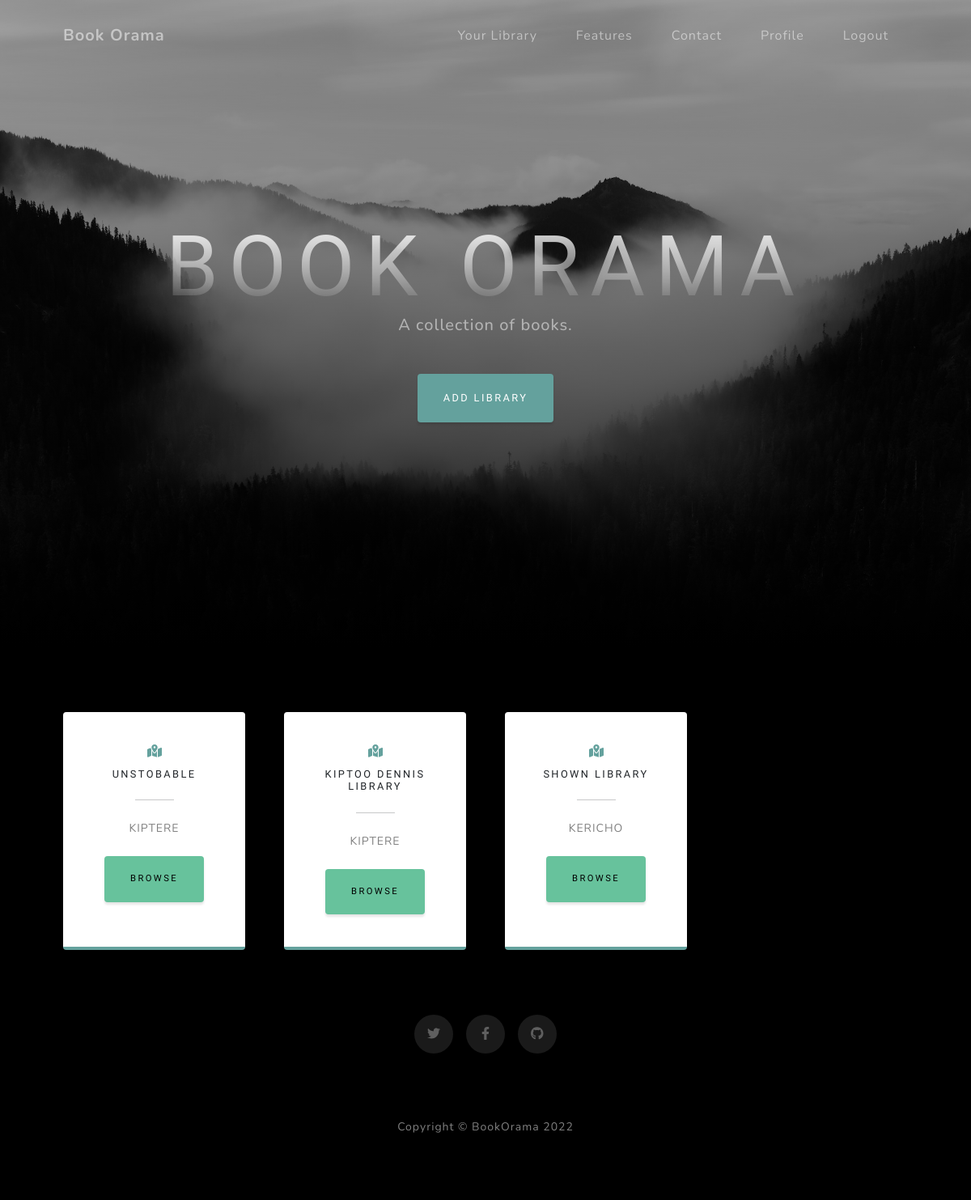
The app's page /home (signed in) with its own data.
### app/models.py (models this page shows)
class Library(db.Model):
    id = db.Column(db.Integer, primary_key=True)
    name = db.Column(db.String(255))
    location = db.Column(db.String(255))
    library_cognito = db.Column(db.Boolean())
    user_id = db.Column(db.Integer(), db.ForeignKey('user.id'))
    books = db.relationship('Book', backref='library', lazy='dynamic')

### app/routes.py (the view)
@app.route('/home')
@login_required
def home():
    library = Library.query.all()
    private_lib=Library.query.filter_by(library_cognito=1)
    return render_template('index.html', library=library,private_lib=private_lib)

### app/models.py (called while the page is built)
@login.user_loader
def load_user(id):
    return User.query.get(int(id))

### app/templates/index.html (shortened to what this page needs)
<!DOCTYPE html>
<html lang="en">
    <head>
        <link href="{{url_for('static',filename='css/styles.css')}}" rel="stylesheet" />
    </head>
    <body id="page-top">
        <nav class="navbar navbar-expand-lg navbar-light fixed-top" id="mainNav">
            <div class="container px-4 px-lg-5">
                <a class="navbar-brand" href="#page-top">Book Orama</a>
                <div class="collapse navbar-collapse" id="navbarResponsive">
                    <ul class="navbar-nav ms-auto">
                        <li class="nav-item"><a class="nav-link" href="#about">Your Library</a></li>
                        <li class="nav-item"><a class="nav-link" href="#projects">Features</a></li>
                        <li class="nav-item"><a class="nav-link" href="#signup">Contact</a></li>
                        {% if current_user.is_anonymous %}
                            <li class="nav-item"><a class="nav-link" href="{{ url_for('login') }}">Login</a></li>
                            <li class="nav-item"><a class="nav-link" href="{{ url_for('register') }}">Sign Up</a></li>
                        {% else %}
                            <li class="nav-item"><a class="nav-link" href="{{ url_for('user', id=current_user.id) }}">Profile</a></li>
                            <li class="nav-item"><a class="nav-link" href="{{ url_for('logout') }}">Logout</a></li>
                        {% endif %}
                    </ul>
                </div>
            </div>
        </nav>
        <header class="masthead">
            <div class="container px-4 px-lg-5 d-flex h-100 align-items-center justify-content-center">
                <div class="d-flex justify-content-center">
                    <div class="text-center">
                        <h1 class="mx-auto my-0 text-uppercase">BOOK ORAMA</h1>
                        <h2 class="text-white-50 mx-auto mt-2 mb-5">A collection of books.</h2>
                        <a class="btn btn-primary" href="{{url_for('add_lib')}}">Add Library</a>
                    </div>
                </div>
            </div>
        </header>
        <section class="contact-section bg-black">
            <div class="container px-4 px-lg-5">
                <div class="row gx-4 gx-lg-5">
                    {% for lib in current_user.libraries %}
                     {%if lib.library_cognito==1%}
                      <div class="col-md-3 mb-3 mb-md-0">
                                    <div class="card py-4 h-100">
                                        <div class="card-body text-center">
                                            <i class="fas fa-map-marked-alt text-primary mb-2"></i>
                                            <h4 class="text-uppercase m-0">{{lib.name}}</h4>
                                            <hr class="my-4 mx-auto" />
                                            <div class="small text-black-50">{{lib.location}}</div>
                                            <br>
                                              <div class="small text-black-50" >
                                                <a  class="btn btn-success" href="{{url_for('library',id=lib.id)}}">Browse</a>
                                                </div>
                                        </div>
                                    </div>
                                </div>
                                {%endif%}
                                {% endfor %}
                            {%for libr in library %}
                        {% if libr.library_cognito==0%}
                            <div class="col-md-3 mb-3 mb-md-0">
                                    <div class="card py-4 h-100">
                                        <div class="card-body text-center">
                                            <i class="fas fa-map-marked-alt text-primary mb-2"></i>
                                            <h4 class="text-uppercase m-0">{{libr.name}}</h4>
                                            <hr class="my-4 mx-auto" />
                                            <div class="small text-black-50">{{libr.location}}</div>
                                            <br>
                                              <div class="small text-black-50" >
                                                <a  class="btn btn-success" href="{{url_for('library',id=libr.id)}}">Browse</a>
                                                </div>
                                        </div>
                                    </div>
                                </div>
                        {% endif %}
                        {%endfor%}
                </div>
                <div class="social d-flex justify-content-center">
                    <a class="mx-2" href="#!"><i class="fab fa-twitter"></i></a>
                    <a class="mx-2" href="#!"><i class="fab fa-facebook-f"></i></a>
                    <a class="mx-2" href="#!"><i class="fab fa-github"></i></a>
                </div>
            </div>
        </section>
        <footer class="footer bg-black small text-center text-white-50">
            <div class="container px-4 px-lg-5">Copyright &copy; BookOrama 2022</div></footer>
    </body>
</html>

### records on screen
Library: name "UNSTOBABLE", location "KIPTERE"
Library: name "KIPTOO DENNIS LIBRARY", location "KIPTERE"
Library: name "SHOWN LIBRARY", location "KERICHO"
